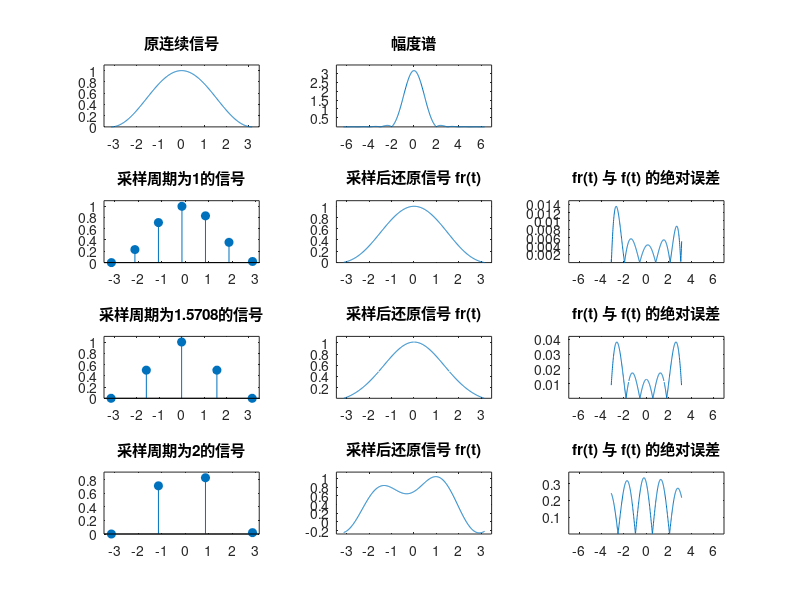

This chart was generated by the following MATLAB code:
clear;

dt = 2*pi/500;
f0 = 1/(2*pi);
T0 = 1/f0;
t = -pi:dt:pi;
% N = length(t);
% k = 0:N-1;
% wm = 2*pi*fm;
% w1 = k*wm/N;
w1 = linspace(-2*pi,2*pi,500);
f = (1 + cos(2*pi*f0*t)) / 2;
F1 = f*exp(-j*t'*w1)*dt;

subplot(431),plot(t,f);
axis([min(t)*1.1 max(t)*1.1 min(f)*1.1 max(f)*1.1]);
title('原连续信号');
subplot(432),plot(w1,abs(F1));
axis([-2*pi*1.1 2*pi*1.1 1.1*min(abs(F1)) 1.1*max(abs(F1))]);
title('幅度谱');

Ts = [1 pi/2 2];

for x = 1:3
    n1 = -pi:Ts(x):pi;
    % 抽样信号
    f1 = (1 + cos(2*pi*f0*n1)) / 2;
    % 生成 n 序列
    n = -pi/Ts(x):pi/Ts(x);
    % 生成 t 序列
    t1 = -pi:dt:pi;
    % 生成 f(n*Ts(x))
    x1 = (1+cos(2*pi*f0*n*Ts(x))) / 2;
    % 生成 t-nT 矩阵
    t_nT = ones(length(n),1)*t1-n'*Ts(x)*ones(1,length(t1));
    % 内插公式
    xa = x1*Ts(x)/pi*(sin(2.4*t_nT)./(t_nT));

    subplot(4,3,x*3+1),stem(n1,f1,'filled');
    axis([min(n1)*1.1 max(n1)*1.1 min(f1)*1.1 max(f1)*1.1]);
    title(['采样周期为',num2str(Ts(x)),'的信号']);
    
    subplot(4,3,x*3+2),plot(t1,xa);
    axis([-pi*1.1 pi*1.1 1.1*min(xa) 1.1*max(xa)]);
    title('采样后还原信号 fr(t)');

    subplot(4,3,x*3+3),plot(t1,abs(xa-f));
    axis([-2*pi*1.1 2*pi*1.1 1.1*min(abs(xa-f)) 1.1*max(abs(xa-f))]);
    title('fr(t) 与 f(t) 的绝对误差');
end


